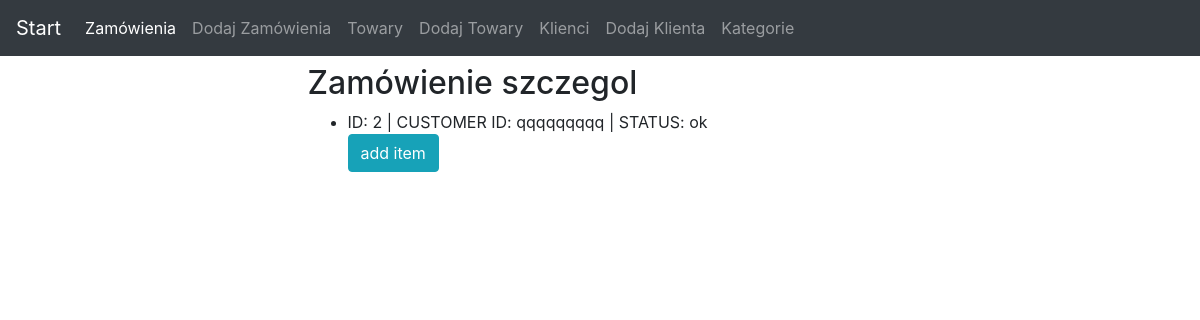
The page /orders/2 on the database as committed earlier.
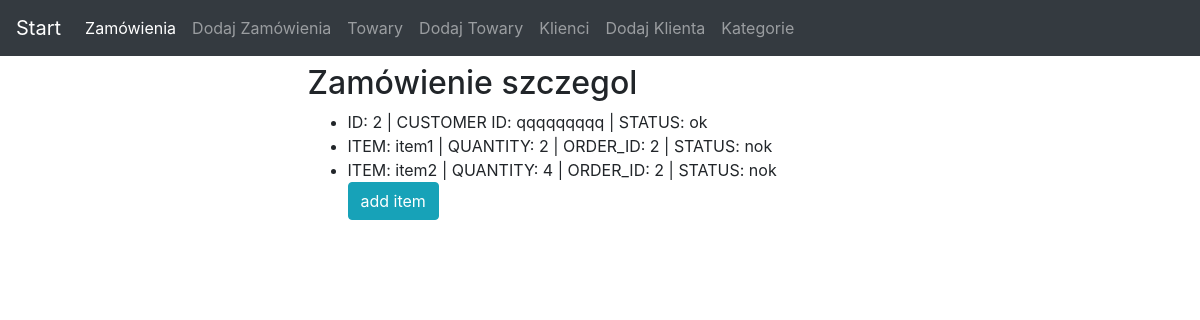
The same page on the database as committed later.
### orders_app/models.py (models this page shows)
class OrderedItem(models.Model):
    class Meta:
        verbose_name = 'ZamówionyTowar'
        verbose_name_plural = 'ZamówioneTowary'
    item = models.ForeignKey(Item, on_delete=models.CASCADE)
    quantity = models.IntegerField(blank=False)
    order_id = models.ForeignKey(Order, on_delete=models.CASCADE)
    status = models.CharField(max_length=50, blank=False, default='nok')

class Item(models.Model):
    class Meta:
        verbose_name = 'Towar'
        verbose_name_plural = 'Towary'
    name = models.CharField(max_length=50, blank=False, verbose_name="Name")
    price = models.DecimalField(max_digits=10, decimal_places=2)
    category_id = models.ForeignKey(Category, on_delete=models.CASCADE)
    unit = models.CharField(max_length=50, blank=False)
    def __str__(self):
        return self.name

class Order(models.Model):
    class Meta:
        verbose_name = 'Zamówienie'
        verbose_name_plural = 'Zamowienia'
    customer_id = models.ForeignKey(Customer, on_delete=models.CASCADE)
    status = models.CharField(max_length=50, blank=False)
    def __str__(self):
        return str(self.id)

### orders_app/views.py (the view)
# urls.py: path('orders/<str:pk>', views.OrderDetail.as_view(), name='order'),
class OrderDetail(DetailView):
    model = Order
    template_name = "orders_app/order_detail.html"

### orders_app/models.py (called while the page is built)
    def __str__(self):
        return self.name

### orders_app/templates/orders_app/order_detail.html
{% extends 'base.html' %}
{% block content %}
    <h2>Zamówienie szczegol</h2>
    <ul>
        <li>ID: {{ order.id }} | CUSTOMER ID: {{order.customer_id}} | STATUS: {{order.status}}</li>
        {% for ordereditem in order.ordereditem_set.all %}
            {% include 'orders_app/ordereditem_detail.html' %}
        {% endfor %}
        <a href="{% url 'orders_app:add_ordereditem' %}?order_id={{order.id}}" class="btn btn-info" role="button">add item</a>
    </ul>
{% endblock %}

### orders_app/templates/orders_app/ordereditem_detail.html
<div>
    <li>ITEM: {{ ordereditem.item }} |
    QUANTITY: {{ ordereditem.quantity }} |
    ORDER_ID: {{ ordereditem.order_id }} |
    STATUS: {{ ordereditem.status }}</li>
</div>

Rows that differ between the two databases and show on the page:
added OrderedItem: item "item1", quantity "2", order_id "2", status "nok"
added OrderedItem: item "item2", quantity "4", order_id "2", status "nok"
